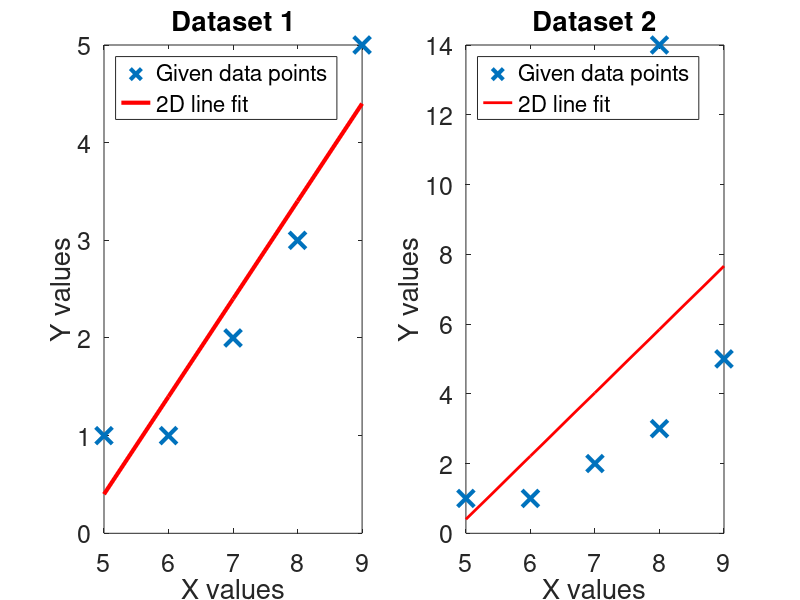

Recreate this plot in MATLAB. (Note: this script raises an error after producing the figure.)
close all
clear

%Dataset one
px1 = [5, 6, 7, 8, 9];
py1 = [1, 1, 2, 3, 5];

%M = 2, N = length(x)

A1 = [px1' , ones(length(px1),1)]; %A Matrix
b1 = py1'; %Leftovers

x1 = inv(A1' * A1) * A1' * b1 %Calculating the unknowns 

Y1 = x1(1) * px1 + x1(2); %Final Y1


%Plotting the graph
figure(1)
subplot(1,2,1)
plot ( px1, py1, 'x', 'markers',12,'LineWidth',3 ); %Given dataset plot
hold on
plot ( px1 , Y1 , 'r-','LineWidth',3);%2d Line fit plot
hold off;
title('Dataset 1');
ylabel('Y values');
xlabel('X values');
legend('Given data points', '2D line fit','Location','northwest');
set(gca,'FontSize',18);

%Dataset 2
px2 = [5, 6, 7, 8, 8, 9];
py2 = [1, 1, 2, 3, 14, 5];

A2 = [px2' , ones(length(px2),1)];
b2 = py2';

x2 = inv(A2' * A2) * A2' * b2

Y2 = x2(1) * px2 + x2(2);

%Plotting the Graph
subplot(1,2,2)
plot ( px2, py2, 'x','markers',12,'LineWidth',3 ); %Given dataset plot
hold on
plot ( px2 , Y2 , 'r-','LineWidth',2); %2d Line fit plot
hold off;
title('Dataset 2');
ylabel('Y values');
xlabel('X values');
legend('Given data points', '2D line fit','Location','northwest');
set(gca,'FontSize',18);

%Part Three ( Power Function)

%Read the dataset from file into a table
Tble = readtable('83people-all-meals.txt');

%Convert the table into an array
A1 = table2array(Tble);

%Extract the 3rd column(i.e Bites taken)
Bites = A1(:,3);

%Calculate Kilocalories per bite
CalBite = A1(:,4) ./ A1(:,3) ;

%setting up the Matrices

% y3 = ax^b;
% V = K + bu3
% V = log(y3)
% K = log(a)
% u3 = log(x)

u3 = log(Bites);
v = log(CalBite);

A3 = [u3 ones(length(Bites),1)];
b3 = [v];

x3 = inv(A3' * A3) * A3' * b3;

a3 = exp(x3(2,1));
b3 = x3(1,1);

X3 = 0:max(Bites);
Y3 = a3 * X3.^b3;

% Plotting the graph
figure(3)
plot(Bites,CalBite, 'x','markersize',10,'linewidth',2);
hold on;
plot(X3,Y3,'r-','LineWidth',4);
hold off;
xlabel("bites");
ylabel("kilo-cal/bite");
title("Bites vs kilo-cal/bite - Power Fit");
set(gca,'FontSize',18);

%Part 3 - Polynomial

A4 = [Bites ones(length(Bites),1)];
b4 = [CalBite];
x4 = inv(A4' * A4) * A4' * b4;

X4 = 0:max(Bites);
Y4 = x4(1,1) .* Bites + x4(2,1);

% Plotting the graph
figure(4)
plot(Bites,CalBite, 'x','markersize',10,'linewidth',2);
hold on;
plot(Bites,Y4,'r-','LineWidth',4);
hold off;
xlabel("bites");
ylabel("kilo-cal/bite");
title("Bites vs kilo-cal/bite - Linear Line Fit");
set(gca,'FontSize',18);

